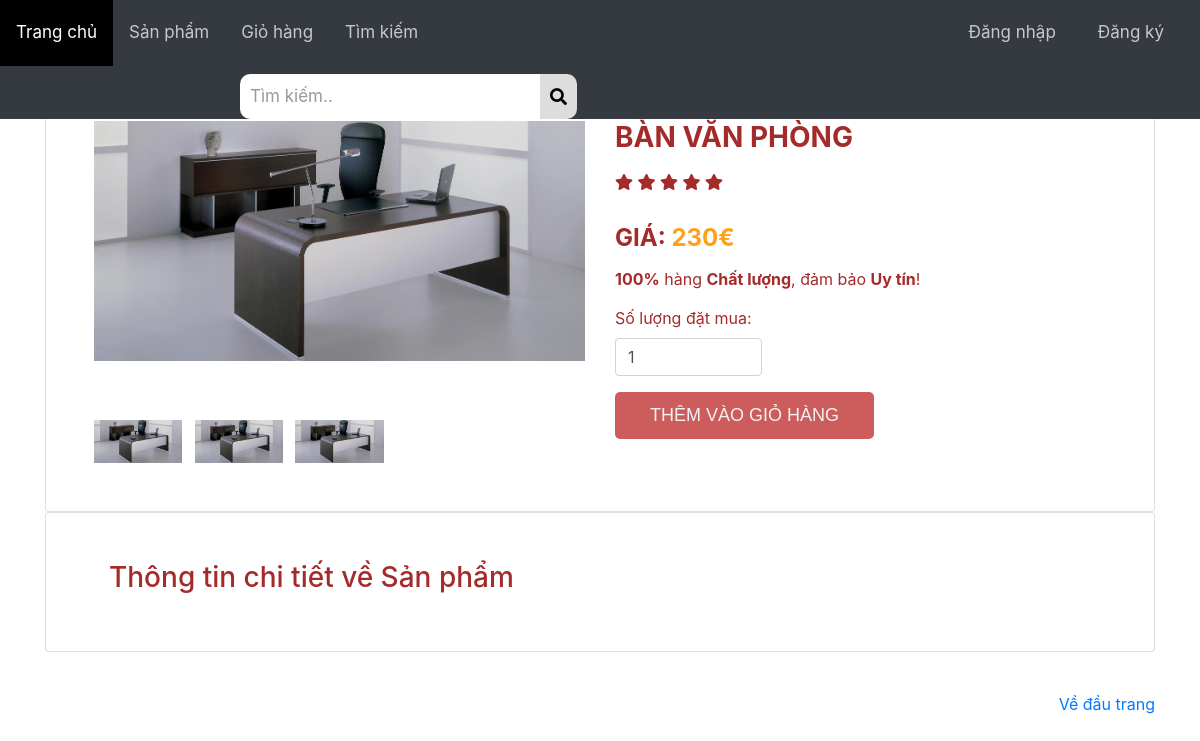
The page /web/productdetail.php?id=15 on the database its author committed.
### tables this page shows
CREATE TABLE `sanpham` (
  `id_sp` int(11) NOT NULL,
  `id_danhmuc` int(11) NOT NULL,
  `tensp` varchar(255) NOT NULL,
  `gia` varchar(100) NOT NULL,
  `sp_active` int(11) NOT NULL,
  `image_sp` varchar(50) NOT NULL,
  `star` int(11) NOT NULL,
  `motangan` text NOT NULL,
  `motachitiet` text NOT NULL,
  `trang_thai` tinyint(1) NOT NULL DEFAULT 1
);

### web/productdetail.php (the view, shortened to what this page needs)
<?php
include_once("config/config.php");
?>
<?php
$id = $_GET['id'];
?>
<html>
<head>
    <link rel="stylesheet" href="style/style.css" media="screen" type="text/css" />
    <link rel="stylesheet" href="style/style_topnav.css" media="screen" type="text/css" />
    <link rel="stylesheet" href="style/style_ourteam.css" media="screen" type="text/css">
    <link rel="stylesheet" href="https://cdnjs.cloudflare.com/ajax/libs/font-awesome/5.15.4/css/all.min.css">
    <link rel="stylesheet" href="style/product-detail.css" media="screen" type="text/css">
    <link rel="stylesheet" href="style/bootstrap.min.css" media="screen" type="text/css">
</head>
<body>
<?php
include 'header.php';
?>
<main role="main">
    <div class="container mt-4">
        <div class="card">
            <div class="container-fliud">
                <?php
                $ctsp = "SELECT * FROM sanpham WHERE id_sp ='$id'";
                $sql_sanpham = mysqli_query($mysqli, $ctsp);
                $row = mysqli_fetch_array($sql_sanpham);
                ?>
                <div class="wrapper row">
                    <div class="preview col-md-6">
                        <div class="preview-pic tab-content">
                            <div class="tab-pane active" id="pic-3">
                                <img src="images/<?php echo $row['image_sp'] ?>">
                            </div>
                        </div>
                        <ul class="preview-thumbnail nav nav-tabs">
                            <li class="active">
                                <a data-target="#pic-1" data-toggle="tab" class="">
                                    <img src="images/<?php echo $row['image_sp'] ?>">
                                </a>
                            </li>
                            <li class="">
                                <a data-target="#pic-2" data-toggle="tab" class="">
                                    <img src="images/<?php echo $row['image_sp'] ?>">
                                </a>
                            </li>
                            <li class="">
                                <a data-target="#pic-3" data-toggle="tab" class="active">
                                    <img src="images/<?php echo $row['image_sp'] ?>">
                                </a>
                            </li>
                        </ul>
                    </div>
                    <div class="details col-md-6">
                        <h3 class="product-title"><?php echo $row['tensp'] ?></h3>
                        <div class="rating">
                            <div class="stars">
                                <?php
                                $sao = $row['star'];
                                $count = 0;
                                while ($count++ < $sao) {
                                    ?>
                                    <i class="fa fa-star"></i>
                                    <?php
                                } ?>
                            </div>
                        </div>
                        <h4 class="price">Giá: <span><?php echo $row['gia'].'€' ?></span></h4>
                        <p class="vote"><strong>100%</strong> hàng <strong>Chất lượng</strong>, đảm bảo <strong>Uy tín</strong>!</p>
                        <div class="form-group">
                            <label for="soluong">Số lượng đặt mua:</label>
                            <form id="add-to-cart-form" >
                                <input type="number" min="1" max="1000" class="form-control" id="soluong" value="1">
                            </form>
                        </div>
                        <div class="main">
                            <input class="add-to-cart btn btn-default" id="btnThemVaoGioHang" value="Thêm vào giỏ hàng"
                                  type="submit" onclick="myFunction()">
                            <br> <br>
                        </div>
                    </div>
                </div>
            </div>
        </div>
        <div class="card">
            <div class="container-fluid">
                <h3>Thông tin chi tiết về Sản phẩm</h3>
            </div>
        </div>
    </div>
</main>
<br>
<footer class="footer mt-auto py-3">
    <div class="container">
        <p class="float-right">
            <a href="#">Về đầu trang</a>
        </p>
    </div>
</footer>
</body>
</html>

### web/style/style.css (style rules this page uses)
* { margin:0; padding: 0; }
img { filter: brightness(90%); }
html { font-family: Arial, Helvetica, sans-serif; }
h1, h2, h3, h4, h5, h6 { font-weight: normal; font-size: 50%; }
::placeholder { color: #999!important; }
.card { color: brown; }
:root { --color: #95f9fe; }

### web/style/style_topnav.css (style rules this page uses)
* { box-sizing: border-box; }
body { margin: 0; font-family: Arial, Helvetica, sans-serif; }
.active { color: white ; }

### web/style/product-detail.css (style rules this page uses)
img { max-width: 100%; }
.preview { display: -webkit-box; display: -webkit-flex; display: -ms-flexbox; display: flex; -webkit-box-orient: vertical; -webkit-box-direction: normal; -webkit-flex-direction: column; -ms-flex-direction: column; flex-direction: column; }
.preview-pic { -webkit-box-flex: 1; -webkit-flex-grow: 1; -ms-flex-positive: 1; flex-grow: 1; max-height: 300px; }
.preview-thumbnail.nav-tabs { border: none; margin-top: 15px; }
.preview-thumbnail.nav-tabs li { width: 18%; margin-right: 2.5%; }
.preview-thumbnail.nav-tabs li img { max-width: 100%; display: block; }
.preview-thumbnail.nav-tabs li a { padding: 0; margin: 0; }
.preview-thumbnail.nav-tabs li:last-of-type { margin-right: 0; }
.tab-content { overflow: hidden; }
.tab-content img { width: 100%; -webkit-animation-name: opacity; animation-name: opacity; -webkit-animation-duration: .3s; animation-duration: .3s; }
.card { background: #eee; padding: 3em; line-height: 1.5em; }
.details { display: -webkit-box; display: -webkit-flex; display: -ms-flexbox; display: flex; -webkit-box-orient: vertical; -webkit-box-direction: normal; -webkit-flex-direction: column; -ms-flex-direction: column; flex-direction: column; }
.product-title, .price, .sizes, .colors { text-transform: UPPERCASE; font-weight: bold; }
.checked, .price span { color: #ff9f1a; }
.product-title, .rating, .product-description, .price, .vote, .sizes { margin-bottom: 15px; }
.product-title { margin-top: 0; }
.add-to-cart, .like { text-transform: UPPERCASE; font-weight: bold; color: #fff; }
#btnThemVaoGioHang, #muangay { color: white; font-family: Arial, Helvetica, sans-serif; }
#btnThemVaoGioHang { border: none; background: indianred; color: #f2f2f2; padding: 10px 35px; font-size: 18px; border-radius: 5px; position: relative; box-sizing: border-box; transition: all 500ms ease; overflow:hidden }
#btnThemVaoGioHang:before { font-family: FontAwesome; content:"\f217"; position: absolute; top: 11px; left: -30px; transition: all 200ms ease; }
.add-to-cart { margin-right: 15px; }
#soluong { width: 30%; }
.fa { line-height: revert!important; }

### rows shown on the page
sanpham: image_sp (picture), tensp "BÀN VĂN PHÒNG", star 5 (drawn), gia "230"
